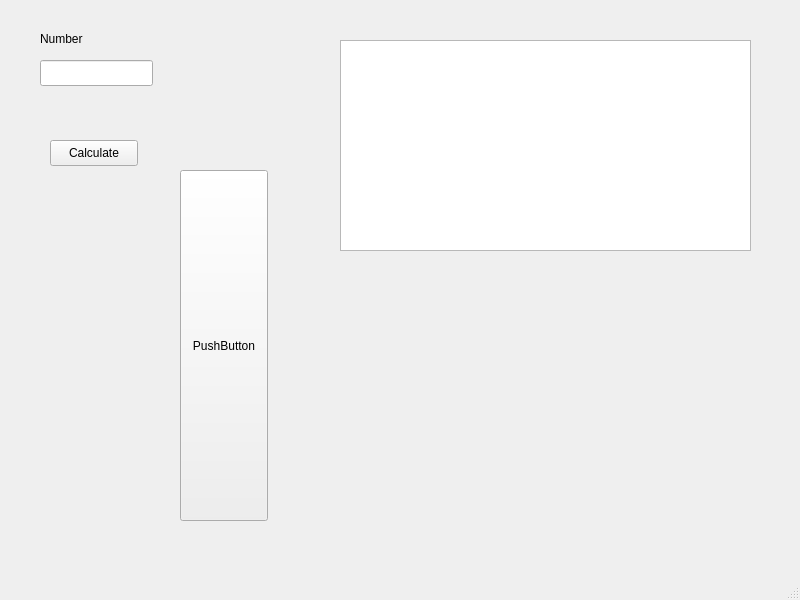
<?xml version="1.0" encoding="UTF-8"?>
<ui version="4.0">
 <class>MainWindow</class>
 <widget class="QMainWindow" name="MainWindow">
  <property name="geometry">
   <rect>
    <x>0</x>
    <y>0</y>
    <width>800</width>
    <height>600</height>
   </rect>
  </property>
  <property name="windowTitle">
   <string>MainWindow</string>
  </property>
  <widget class="QWidget" name="centralwidget">
   <widget class="QTextEdit" name="textEdit">
    <property name="geometry">
     <rect>
      <x>340</x>
      <y>40</y>
      <width>411</width>
      <height>211</height>
     </rect>
    </property>
   </widget>
   <widget class="QLineEdit" name="lineEdit">
    <property name="geometry">
     <rect>
      <x>40</x>
      <y>60</y>
      <width>113</width>
      <height>26</height>
     </rect>
    </property>
   </widget>
   <widget class="QPushButton" name="pushButton">
    <property name="geometry">
     <rect>
      <x>50</x>
      <y>140</y>
      <width>88</width>
      <height>26</height>
     </rect>
    </property>
    <property name="text">
     <string>Calculate</string>
    </property>
   </widget>
   <widget class="QLabel" name="label">
    <property name="geometry">
     <rect>
      <x>40</x>
      <y>30</y>
      <width>66</width>
      <height>18</height>
     </rect>
    </property>
    <property name="text">
     <string>Number</string>
    </property>
   </widget>
   <widget class="QPushButton" name="pushButton_2">
    <property name="geometry">
     <rect>
      <x>180</x>
      <y>170</y>
      <width>88</width>
      <height>351</height>
     </rect>
    </property>
    <property name="text">
     <string>PushButton</string>
    </property>
   </widget>
  </widget>
  <widget class="QMenuBar" name="menubar">
   <property name="geometry">
    <rect>
     <x>0</x>
     <y>0</y>
     <width>800</width>
     <height>23</height>
    </rect>
   </property>
  </widget>
  <widget class="QStatusBar" name="statusbar"/>
 </widget>
 <resources/>
 <connections/>
</ui>
